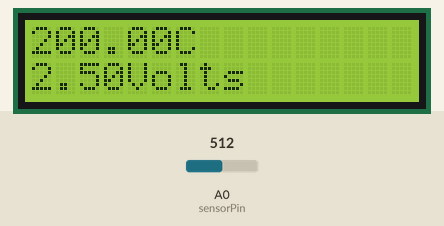
This sketch was run on a simulated Arduino Uno, built with avr-gcc and run on an emulated ATmega328P. Parts: 16×2 character LCD. The test bench sets the inputs (shaded band); at power-on: A0 (sensorPin) = 512.

Above: at 4.2 s.
4.3 s: A0 (sensorPin) set to 716
At 8.6 s:
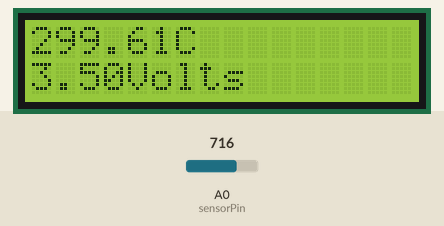
9.9 s: A0 (sensorPin) set to 900
At 14.4 s:
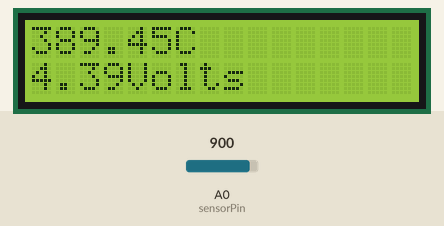
15.5 s: A0 (sensorPin) set to 1023
At 18.9 s:
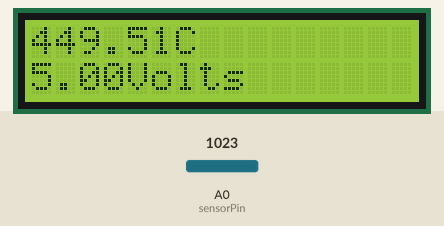
Timing chart, 0 to 20.4 s (numbered marks = the images above; inputs shaded):
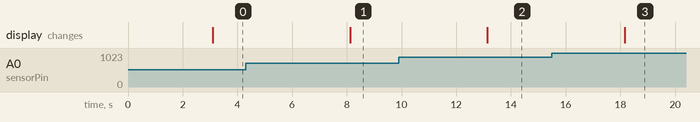

The sketch:

Temperature_SerialDisplay_LCDi2c.ino
```cpp
// (licence header left out)
#include <Wire.h>
#include <LCD.h>
#include <LiquidCrystal_I2C.h>

#define I2C_ADDR    0x3F // <<----- Add your address here.  Find it from I2C Scanner
#define BACKLIGHT_PIN     3
#define En_pin  2
#define Rw_pin  1
#define Rs_pin  0
#define D4_pin  4
#define D5_pin  5
#define D6_pin  6
#define D7_pin  7

int n = 1;

LiquidCrystal_I2C  lcd(I2C_ADDR, En_pin, Rw_pin, Rs_pin, D4_pin, D5_pin, D6_pin, D7_pin);
int sensorPin = 0;
void setup()
{
  lcd.begin (16, 2); //  <<----- My LCD was 16x2


  // Switch on the backlight
  lcd.setBacklightPin(BACKLIGHT_PIN, POSITIVE);
  lcd.setBacklight(HIGH);
  lcd.home (); // go home


  lcd.print("Ambient Temp");
  delay(3000);
}

void loop()
{

  //getting the voltage reading from the temperature sensor
  int reading = analogRead(sensorPin);

  // converting that reading to voltage, for 3.3v arduino use 3.3, 5.0 for 5v
  float voltage = reading * 5.0;
  voltage /= 1024.0;

  // print out the voltage
  Serial.print(voltage); Serial.println(" volts");

  // now print out the temperature
  float temperatureC = (voltage - 0.5) * 100 ;  //converting from 10 mv per degree wit 500 mV offset
  //to degrees ((voltage - 500mV) times 100)

  Serial.print(temperatureC); Serial.println(" degrees C");


  // clear the screen
  lcd.clear();
  // print all the available characters
  lcd.setCursor(0, 0); lcd.print(temperatureC); lcd.print("C");
  lcd.setCursor(0, 1); lcd.print(voltage); lcd.print("Volts");


  delay(5000);
}
```

Measured:
- after the input at 4.3 s, the display: changes after 3.8 s (image 1)
- after the input at 9.9 s, the display: changes after 3.2 s (image 2)
- after the input at 15.5 s, the display: changes after 2.7 s (image 3)
